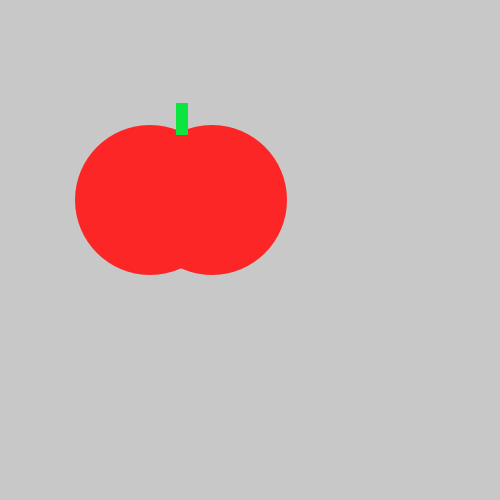
Frame 1 (no input)
Frame 60 (the mouse pressed at the canvas centre just before this capture): identical to frame 1, image omitted
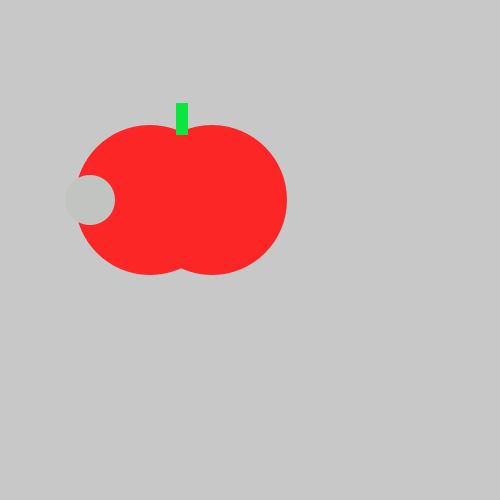
Frame 120 (the mouse held since frame 60 and released just before this capture)

The Processing sketch that drew these frames (run headless with seeded random() and noise(); from frame 60 on, the mouse is pressed at the canvas centre):

// Processing sketch: tasty_tomato
// ── tasty_tomato.pde
void setup() {
    size(500, 500);
}
void draw() {
    background(200, 200, 200);
    noStroke();
    fill(#FC2626);
    ellipse(150, 200, 150, 150);
    
    ellipse(212, 200, 150, 150);
   fill(#0CE540);
    rect(176, 103, 12, 32);
if(mousePressed){
fill(#C2C4C2);
 ellipse(90,200,50,50);

}

}
